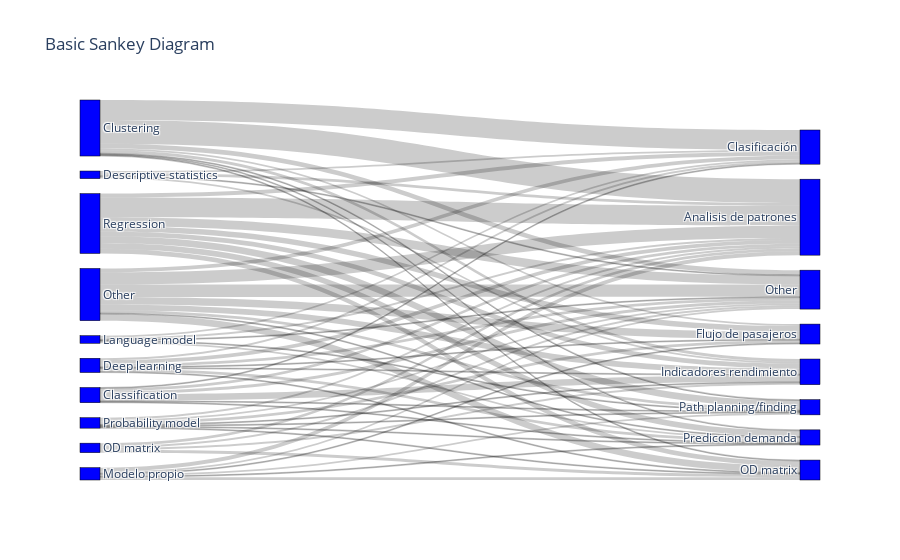

Notebook code cell kept with this figure:
### Code cell
aggregated_table = (
    data[columns]
    .groupby(["Model", "Model type", "Analysis type"])[["ID"]]
    .nunique()
    .groupby(["Model type", "Analysis type"])[["ID"]]
    .sum()
    .sort_values(by="ID")
).reset_index()

label1 = sorted(list(sets_dict["Model type"]))
label1.append("Other")
label2 = sorted(set(data["Analysis type"].tolist()))

source = []
target = []
value = []


for row in aggregated_table.iterrows():
    source.append(label1.index(row[1]["Model type"]))
    target.append(label2.index(row[1]["Analysis type"]) + len(label1))
    value.append(row[1]["ID"])

fig = go.Figure(
    data=[
        go.Sankey(
            node=dict(
                pad=15,
                thickness=20,
                line=dict(color="black", width=0.5),
                label=label1 + label2,
                color="blue",
            ),
            link=dict(
                source=source,  # indices correspond to labels, eg A1, A2, A1, B1, ...
                target=target,
                value=value,
            ),
        )
    ]
)

fig.update_layout(title_text="Basic Sankey Diagram")
fig.write_image("img/models_sankey.svg")
fig.show()

### Figure 1 — Plotly figure (JSON) as saved in the notebook; plotly's stock layout.template omitted (floating-point values rounded to 4 significant figures)
{"data": [{"link": {"source": [19, 17, 17, 6, 33, 5, 5, 4, 4, 4, 5, 19, 24, 2, 24, 2, 2, 24, 24, 19, 21, 17, 17, 17, 6, 21, 19, 24, 5, 24, 4, 6, 33, 21, 21, 24, 2, 6, 2, 5, 5, 19, 4, 19, 33, 26, 5, 4, 26, 26, 26, 26, 33, 2, 33, 26, 33, 26, 33, 33, 26, 4, 4], "target": [36, 40, 39, 39, 41, 38, 36, 41, 40, 38, 37, 41, 38, 35, 41, 41, 40, 40, 37, 39, 37, 41, 35, 34, 37, 39, 40, 39, 35, 34, 36, 35, 40, 38, 34, 36, 34, 34, 39, 41, 39, 38, 37, 34, 35, 35, 34, 39, 38, 37, 36, 41, 37, 37, 38, 40, 36, 39, 39, 34, 34, 35, 34], "value": [1, 1, 1, 1, 1, 1, 1, 1, 1, 1, 1, 1, 1, 1, 1, 1, 1, 1, 1, 2, 2, 2, 2, 2, 2, 2, 2, 2, 2, 2, 2, 2, 3, 3, 3, 3, 3, 3, 3, 3, 3, 3, 3, 4, 4, 4, 4, 5, 5, 5, 6, 6, 6, 7, 7, 7, 8, 9, 13, 13, 21, 21, 25]}, "node": {"color": "blue", "label": ["Algebraic model", "Anomaly detection", "Classification", "Classifictaion", "Clustering", "Deep learning", "Descriptive statistics", "Dimensionality reduction", "Economical model", "Error correction model", "Feature selection", "Forecasting", "Game theory", "Genetic algorithm", "Genetic algorithms", "Graph model", "Gravity-based model", "Language model", "Modelo Propio", "Modelo propio", "Neural networks", "OD matrix", "Optimization", "Panel analysis", "Probability model", "Ranking algorithm", "Regression", "Stochastic mode", "Stochastic model", "Time series analysis", "Trip chaining model", "Trip destinaton model", "Trip-chaining model", "Other", "Analisis de patrones", "Clasificación", "Flujo de pasajeros", "Indicadores rendimiento", "OD matrix", "Other", "Path planning/finding", "Prediccion demanda"], "line": {"color": "black", "width": 0.5}, "pad": 15, "thickness": 20}, "type": "sankey"}], "layout": {"title": {"text": "Basic Sankey Diagram"}}}
